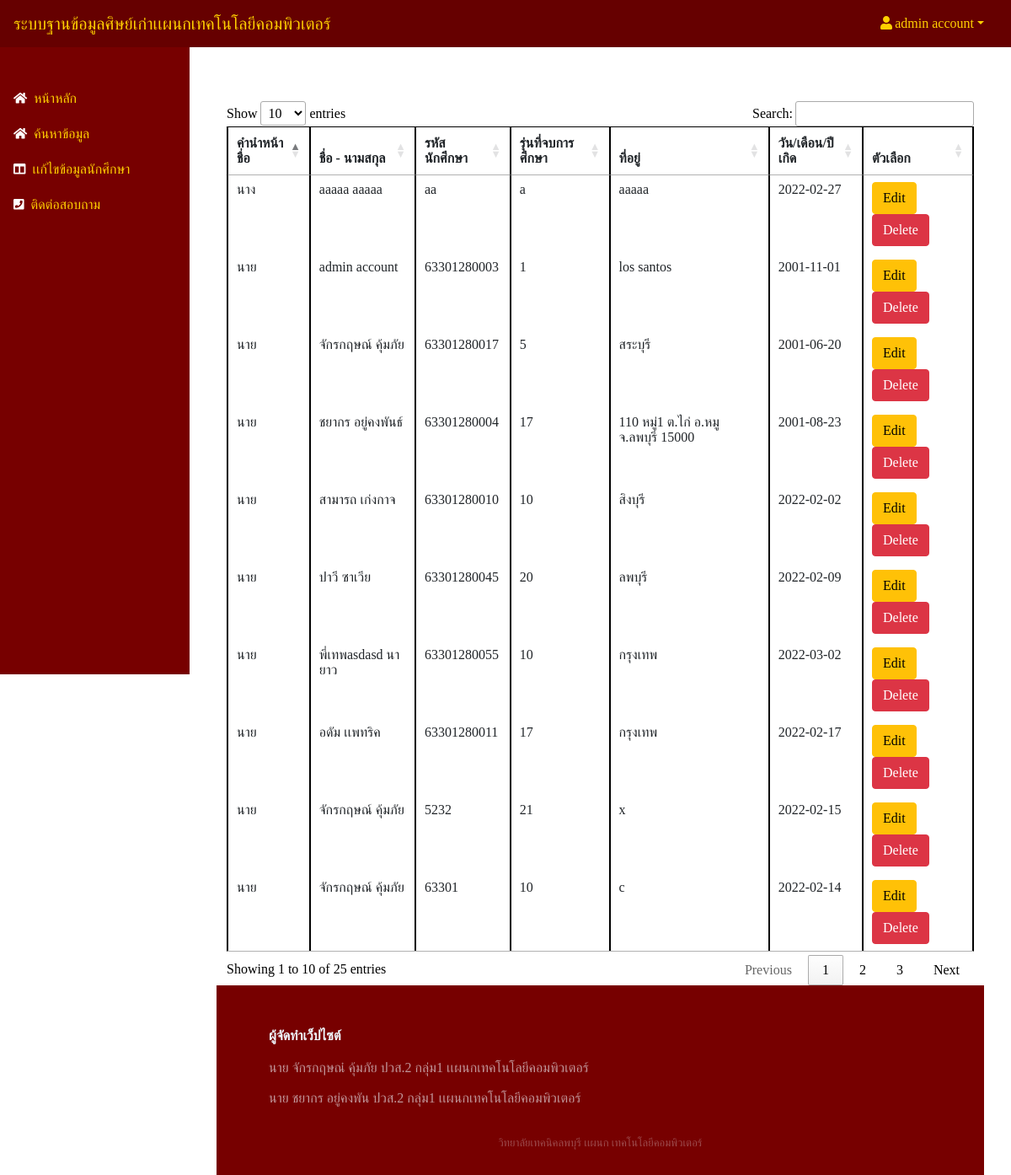
/editadmin.php (signed in), run on the app's committed database.
### tables this page shows
CREATE TABLE `usersfew` (
  `id` int(10) NOT NULL,
  `username` varchar(255) NOT NULL,
  `password` varchar(255) NOT NULL,
  `email` varchar(255) NOT NULL,
  `std_id` varchar(255) NOT NULL,
  `titlename` varchar(255) NOT NULL,
  `firstname` varchar(255) NOT NULL,
  `lastname` varchar(255) NOT NULL,
  `address` varchar(255) NOT NULL,
  `gen` varchar(255) NOT NULL,
  `job` varchar(255) NOT NULL,
  `img` varchar(255) NOT NULL,
  `birthday` varchar(255) NOT NULL,
  `age` int(10) NOT NULL,
  `urole` varchar(255) NOT NULL,
  `create_at` timestamp NOT NULL DEFAULT current_timestamp()
);

### editadmin.php (the view, shortened to what this page needs)
<?php
    require_once 'config/db.php';
?>
<!DOCTYPE html>
<html lang="en">
    <head>
        <link href="https://cdn.jsdelivr.net/npm/simple-datatables@latest/dist/style.css" rel="stylesheet" />
        <link href="styleuserlogin.css" rel="stylesheet" />
        <link rel="stylesheet" href="https://cdn.datatables.net/1.11.4/css/jquery.dataTables.min.css">
    </head>
    <body class="sb-nav-fixed">
        <?php
            if (isset($_SESSION['admin_login'])) {
                $admin_id = $_SESSION['admin_login'];
                $stmt = $conn->query("SELECT * FROM usersfew WHERE id = $admin_id");
                $stmt->execute();
                $row = $stmt->fetch(PDO::FETCH_ASSOC);
            }
        ?>
        <nav class="sb-topnav navbar navbar-expand sb-sidenav-light1">
            <a class="navbar-brand ps-3" href="">ระบบฐานข้อมูลศิษย์เก่าเเผนกเทคโนโลยีคอมพิวเตอร์</a>
            <ul class="navbar-nav ms-auto ms-md-0 me-3 me-lg-4">
                <li class="nav-item dropdown">
                    <a class="nav-link dropdown-toggle" id="navbarDropdown" href="#" role="button" data-bs-toggle="dropdown" aria-expanded="false"><i class="fas fa-user fa-fw"></i><?php echo $row['firstname'] .' '. $row['lastname'] ?></a>
                </li>
            </ul>
        </nav>
        <div id="layoutSidenav">
            <div id="layoutSidenav_nav">
                <nav class="sb-sidenav accordion sb-sidenav-light" id="sidenavAccordion">
                    <div class="sb-sidenav-menu">
                        <div class="nav">
                            <div class="sb-sidenav-menu-heading"></div>
                            <a class="nav-link" href="admin.php">
                                <div class="sb-nav-link-icon"><i class="fa fa-home"></i></div>
                                หน้าหลัก
                            </a>
                            <a class="nav-link" href="searchadmin.php">
                                <div class="sb-nav-link-icon"><i class="fa fa-home"></i></div>
                                ค้นหาข้อมูล
                            </a>
                            <a class="nav-link" href="editadmin.php">
                                <div class="sb-nav-link-icon"><i class="fas fa-columns"></i></div>
                                เเก้ไขข้อมูลนักศึกษา
                            </a>
                            <a class="nav-link" href="https://web.facebook.com/Softwarelopburi/">
                                <div class="sb-nav-link-icon"><i class="fa fa-phone-square"></i></div>
                                ติดต่อสอบถาม
                            </a>
                        </div>
                    </div>
                </nav>
            </div>
            <div id="layoutSidenav_content">
                <main>
                <div class="container-fluid px-4">
                    <div class="login-right">
                        <div class="container mt-4">
                            <form action="update.php" method="POST">
                            <div class="form-group">
                            <table id="myTable" class="table table-hover table-bordered">
                            <div class="card-body">
                            <thead>
                                    <th>คำนำหน้าชื่อ</th>
                                    <th>ชื่อ - นามสกุล</th>
                                    <th>รหัสนักศึกษา</th>
                                    <th>รุ่นที่จบการศึกษา</th>
                                    <th>ที่อยู่</th>
                                    <th>วัน/เดือน/ปีเกิด</th>
                                    <th>ตัวเลือก</th>
                                </thead>
                                <tbody>
                                <?php
                                    $stmt = $conn->query("SELECT * FROM usersfew");
                                    $stmt->execute();
                                    $users = $stmt->fetchAll();
                                    foreach($users as $user) {
                                ?>
                                    <tr>
                                        <td><?php echo $user['titlename'] ?></td>
                                        <td><?php echo $user['firstname']. ' ' . $user['lastname']?></td>
                                        <td><?php echo $user['std_id'] ?></td>
                                        <td><?php echo $user['gen'] ?></td>
                                        <td><?php echo $user['address'] ?></td>
                                        <td><?php echo $user['birthday'] ?></td>
                                        <td><a href="editadmins.php?id=<?php echo $user['id']; ?>" class="btn btn-warning">Edit</a>
                                        <a onclick="return confirm('Are you sure you want to delete?');" href="?delete=<?php echo $user['id']; ?>" class="btn btn-danger">Delete</a></td>
                                    </tr>
                                <?php
                                    }
                                ?>
                                    </tbody>
                                </table>
                            </form>
                        </div>
                        </div>
                        <div class="footer-dark">
        <footer>
            <div class="container">
                <div class="row">
                    <div class="col-md-6 item text">
                        <h3>ผู้จัดทำเว็ปไซต์</h3>
                        <p>นาย จักรกฤษณ๋ คุ้มภัย ปวส.2 กลุ่ม1 เเผนกเทคโนโลยีคอมพิวเตอร์</p><br>
                        <p>นาย ชยากร อยู่คงพัน ปวส.2 กลุ่ม1 เเผนกเทคโนโลยีคอมพิวเตอร์</p>
                    </div>
                </div>
                <p class="copyright">วิทยาลัยเทคนิคลพบุรี เเผนก เทคโนโลยีคอมพิวเตอร์</p>
            </div>
        </footer>
    </div>
                    </div>
                </main>
            </div>
        </div>
    </body>
</html>

### data on the page
usersfew: firstname "admin", lastname "account", titlename "นาย", std "63301280003", gen "1", address "los santos", birthday "2001-11-01"
usersfew: titlename "นาย", firstname "จักรกฤษณ์", lastname "คุ้มภัย", std "63301280017", gen "5", address "สระบุรี", birthday "2001-06-20"
usersfew: titlename "นาย", firstname "ชยากร", lastname "อยู่คงพันธ์", std "63301280004", gen "17", address "110 หมู่1 ต.ไก่ อ.หมู จ.ลพบุรี 15000", birthday "2001-08-23"
usersfew: titlename "นาย", firstname "สามารถ", lastname "เก่งกาจ", std "63301280010", gen "10", address "สิงบุรี", birthday "2022-02-02"
usersfew: titlename "นาย", firstname "ปาวี", lastname "ซาเวีย", std "63301280045", gen "20", address "ลพบุรี", birthday "2022-02-09"
usersfew: titlename "นาย", firstname "พี่เทพasdasd", lastname "นายาว", std "63301280055", gen "10", address "กรุงเทพ", birthday "2022-03-02"
usersfew: titlename "นาย", firstname "อดัม", lastname "เเพทริค", std "63301280011", gen "17", address "กรุงเทพ", birthday "2022-02-17"
usersfew: titlename "นาย", firstname "จักรกฤษณ์", lastname "คุ้มภัย", std "5232", gen "21", address "x", birthday "2022-02-15"
usersfew: titlename "นาย", firstname "จักรกฤษณ์", lastname "คุ้มภัย", std "63301", gen "10", address "c", birthday "2022-02-14"
usersfew: titlename "นาง", firstname "aaaaa", lastname "aaaaa", std "aa", gen "a", address "aaaaa", birthday "2022-02-27"
